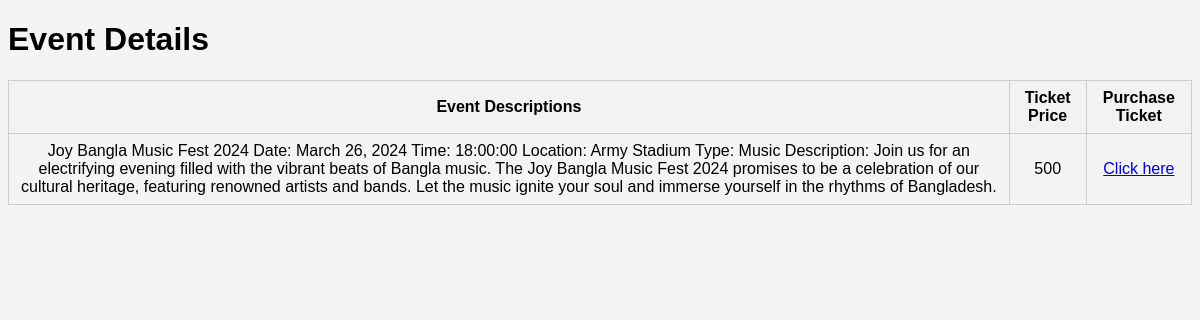
The page /view/eventNoticeDetails.php?id=1 (signed in) on the database its author committed.
### tables this page shows
CREATE TABLE `events` (
  `id` int(11) NOT NULL,
  `event_name` varchar(255) NOT NULL,
  `event_date` date NOT NULL,
  `event_time` time NOT NULL,
  `event_place` varchar(255) NOT NULL,
  `event_type` varchar(100) NOT NULL,
  `amount` int(50) NOT NULL,
  `event_details` varchar(5000) DEFAULT NULL
);

### model/userModel.php (called while the page is built, shortened)
<?php
    function getEventdetails($id) {
        $con = dbConnection();
        $sql = "select * FROM events WHERE id = '$id'";
        $result = mysqli_query($con, $sql);
        $details = [];
        while($row = mysqli_fetch_assoc($result)){
            array_push($details, $row);
        }
        return $details;
    }
?>

### view/eventNoticeDetails.php (the view, shortened to what this page needs)
<?php
require_once('../model/userModel.php');
$id =  $_GET['id'];
$getdetails= getEventdetails($id);
?>
<!DOCTYPE html>
<html lang="en">
<head>
    <link rel="stylesheet" href="../assets/css/style.css">
</head>
<body>
        <h1>Event Details</h1>
        <table class="list_table" border=1>
        <thead>
            <tr>
                <th>Event Descriptions</th>
                <th>Ticket Price</th>
                <th>Purchase Ticket</th>
            </tr>
        </thead>
        <tbody>
            <?php for($i=0; $i<count($getdetails); $i++){?>
            <tr>
                <td><?php echo $getdetails[$i]['event_details']; ?></td>
                <td><?=$getdetails[$i]['amount']; ?></td>
                <td>
                    <a href="purchaseTicket.php">Click here</a>
                </td>
            </tr>
            <?php } ?>
            </tbody>
        </table>
</body>
</html>

### assets/css/style.css (style rules this page uses)
body { font-family: Arial, sans-serif; background-color: #f4f4f4; }
.list_table { width: 100%; border-collapse: collapse; }
.list_table th, .list_table td { border: 1px solid #ccc; padding: 8px; text-align: center; }
.list_table th { background-color: #f2f2f2; }

### rows shown on the page
events: event_details "Joy Bangla Music Fest 2024 Date: March 26, 2024 Time: 18:00:00 Location: Army Stadium Type: Music Description: Join us for an electrifying evening filled with the vibrant beats of Bangla music. The Joy Bangla Music Fest 2024 promises to be a celebration of our cultural heritage, featuring renowned artists and bands. Let the music ignite your soul and immerse yourself in the rhythms of Bangladesh.", amount "500"
